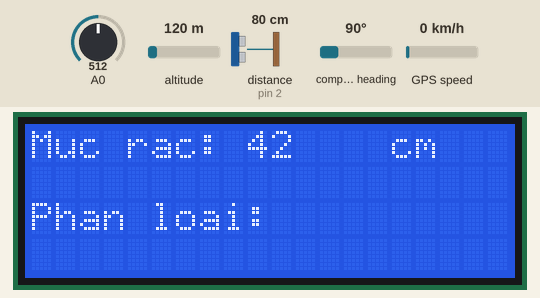
Recording of a sketch running on a simulated Arduino Uno, built with avr-gcc and run on an emulated ATmega328P. Parts: 20×4 character LCD. Wiring (inferred from the names in the program): ultrasonic range finder: trigger pin 3; echo pin 2. The test bench sets the inputs (shaded band); at power-on: distance to the obstacle (sensor on pin 2) 80 cm, A0 = 512, altitude 120 m, compass heading 90°, GPS speed 0 km/h. The echo pulse lasts 58.3 µs per cm; the GPS gets a fix after 3 s at 37.7749, -122.4194 with 8 satellites; what the sketch prints to the serial monitor is not drawn.

Above: at 1.4 s.
1.5 s: distance to the obstacle (sensor on pin 2) set to 12 cm
At 2.8 s:
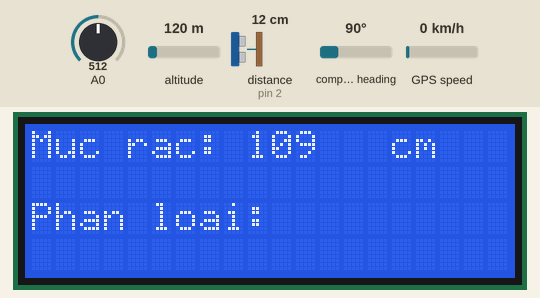
3.9 s: distance to the obstacle (sensor on pin 2) set to 9 cm
At 7.4 s:
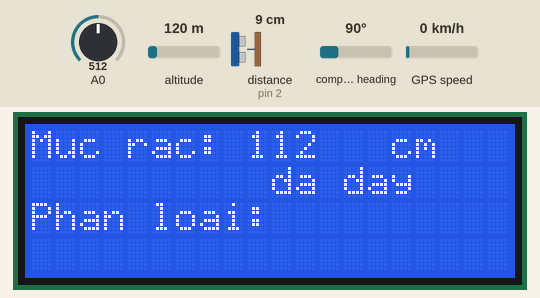
8.3 s: A0 set to 415
10.2 s: A0 set to 388
At 12.4 s:
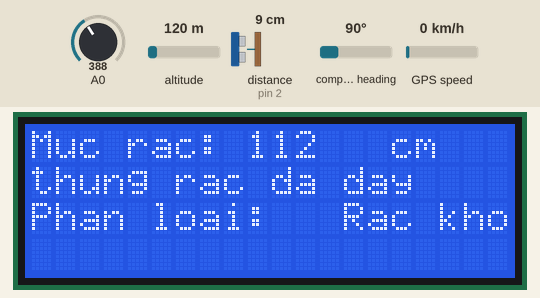
12.7 s: distance to the obstacle (sensor on pin 2) set to 120 cm
At 16.7 s:
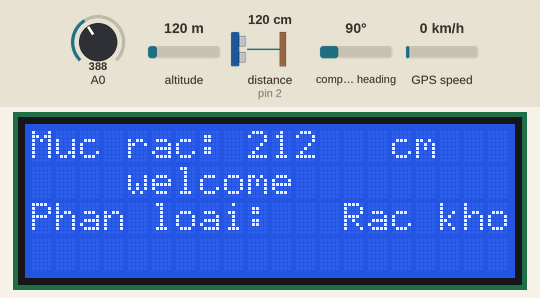
17.1 s: A0 set to 410
At 18.5 s:
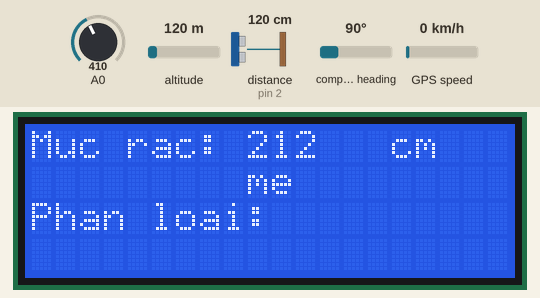
Timing chart, 0 to 20.1 s (numbered marks = the images above; inputs shaded):
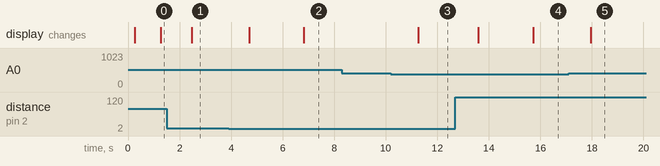

The sketch:

SmartWasteManagementSystem.ino
```cpp
#include <Wire.h>
#include <TinyGPSPlus.h>
#include <SoftwareSerial.h>
#include <LiquidCrystal.h>
const int echoPin = 2; // Echo Pin của cảm biến siêu âm
const int pingPin = 3; // Trigger Pin của cảm biến siêu âm
const int threshold = 50; // Ngưỡng mức rác
const int ledPin = 13;
const int wetThreshold = 800; // Ngưỡng độ ẩm cho rác ướt
const int dryThreshold = 400; // Ngưỡng độ ẩm cho rác khô
long duration; int cm;
float latitude = -1.6848579, longitude = 37.1690756;
SoftwareSerial SIM900(9, 10);
LiquidCrystal lcd(12, 11, 7, 6, 5, 4);
TinyGPSPlus gps; // Tạo một đối tượng TinyGPS++
float lat = -1.6848579, lon = 37.1690756;
void setup()
{
  Serial.begin(9600); // tôc độ Baud Rate (bits/s)//Bắt đầu giao tiếp Serial
  SIM900.begin(9600);
  delay(100);
  pinMode(pingPin, OUTPUT); // Khởi tạo chân 3 là đầu ra
  pinMode(echoPin, INPUT);  // Khởi tạo chân 2 là đầu vào
  Serial.println("                      GIAM SAT THUNG RAC TU XA");
  Serial.println("_______________________________________________________________________");
  SIM900.println("         SENDING...          ");
  lcd.begin(20, 4); ///dong va cot cua LCD
  lcd.setCursor(0, 2);
  lcd.print("Phan loai:");
}
void loop()
{
  digitalWrite(pingPin, LOW);
  delayMicroseconds(2);
  digitalWrite(pingPin, HIGH);
  delayMicroseconds(10);
  digitalWrite(pingPin, LOW);
  duration = pulseIn(echoPin, HIGH); // Sử dụng pulseIn để tính thời gian tổng cộng trong micro giây
  cm = (duration * 0.034) / 2;     // Chuyển đổi từ micro giây sang mm
  cm = constrain(cm, 1, 120);
  lcd.setCursor(0, 0);
  lcd.print("Muc rac: "); //HIEN THI MUC RAC:
  lcd.print(120 - cm);
  lcd.setCursor(15, 0);
  lcd.print("cm");
  for (unsigned long start = millis(); millis() - start < 1000;) //thiet lap VI TRI THUNG RAC
  {
    while (Serial.available() > 0) {
      char c = Serial.read();
      if (gps.encode(c)) {
        if (gps.location.isValid()) // Kiểm tra dữ liệu vị trí hợp lệ
        {
          lat = gps.location.lat();
          lon = gps.location.lng();
        }}}}
  guiSMS();
  if (cm > 100) {
    lcd.setCursor(0, 1);
    lcd.println("    welcome     ");}
  if (cm < 10) {
    lcd.setCursor(0, 1);
    lcd.println("thung rac da day");}
  if (cm<100 and cm>10) {
    lcd.setCursor(0, 1);
    lcd.println("                ");}
  lcd.setCursor(13, 2);
  int moistureValue = analogRead(A0);
  if (moistureValue >= wetThreshold){
    lcd.print("Rac uot");}
  else if (moistureValue <= dryThreshold){
    lcd.print("Rac kho");}
  else {
    lcd.print("                ");}
  delay(100);
}
void guiSMS()// Hàm gửi tin nhắn thông báo và điều khiển hiển thị LCD
{
  if (cm < 10) {
    SIM900.println("Sending to: 0971763191");
    Serial.println("SMS from: 0965968397");
    Serial.println("!!!!!!THUNG RAC DA DAY!!!!!!");
    Serial.print("Muc rac trong thung:");
    Serial.print(120 - cm);
    Serial.println(" cm");
    Serial.print("vi tri cua thung rac day: [");
    Serial.print("vi do: ");
    Serial.print(lat, 6);
    Serial.print(",");
    Serial.print("kinhdo: ");
    Serial.print(lon, 6);
    Serial.println("]");
    Serial.println((char)26);
    Serial.println();
    delay(1000);}
  if (cm > 100) {
    SIM900.println("Sending to: 0971763191");
    Serial.println("SMS from: 0965968397");
    Serial.println("!!!!!!THUNG RAC DA DUOC DO!!!!!!");
    Serial.print("Muc rac trong thung:");
    Serial.print(120 - cm);
    Serial.println(" cm");
    Serial.print("vi tri cua thung rac da duoc do: [");
    Serial.print("vi do: ");
    Serial.print(lat, 6);
    Serial.print(",");
    Serial.print("kinhdo: ");
    Serial.print(lon, 6);
    Serial.println("]");
    Serial.println((char)26);
    Serial.println();
    delay(1000);}
}
```

Measured:
- the behaviour switches between 11 and 10 cm on distance to the obstacle (sensor on pin 2) (found by bisection; images 1 and 2)
- the behaviour switches between 401 and 400 on A0 (found by bisection; images 2 and 3)
- after the input at 1.5 s, the display: changes after 0.98 s (image 1)
- after the input at 3.9 s, the display: first changes after 0.80 s (image 2 shows a later state)
- after the input at 8.3 s, every drawn part: stays the same
- after the input at 10.2 s, the display: changes after 1.1 s (image 3)
- after the input at 12.7 s, the display: first changes after 0.89 s (image 4 shows a later state)
- after the input at 17.1 s, the display: changes after 0.86 s (image 5)
